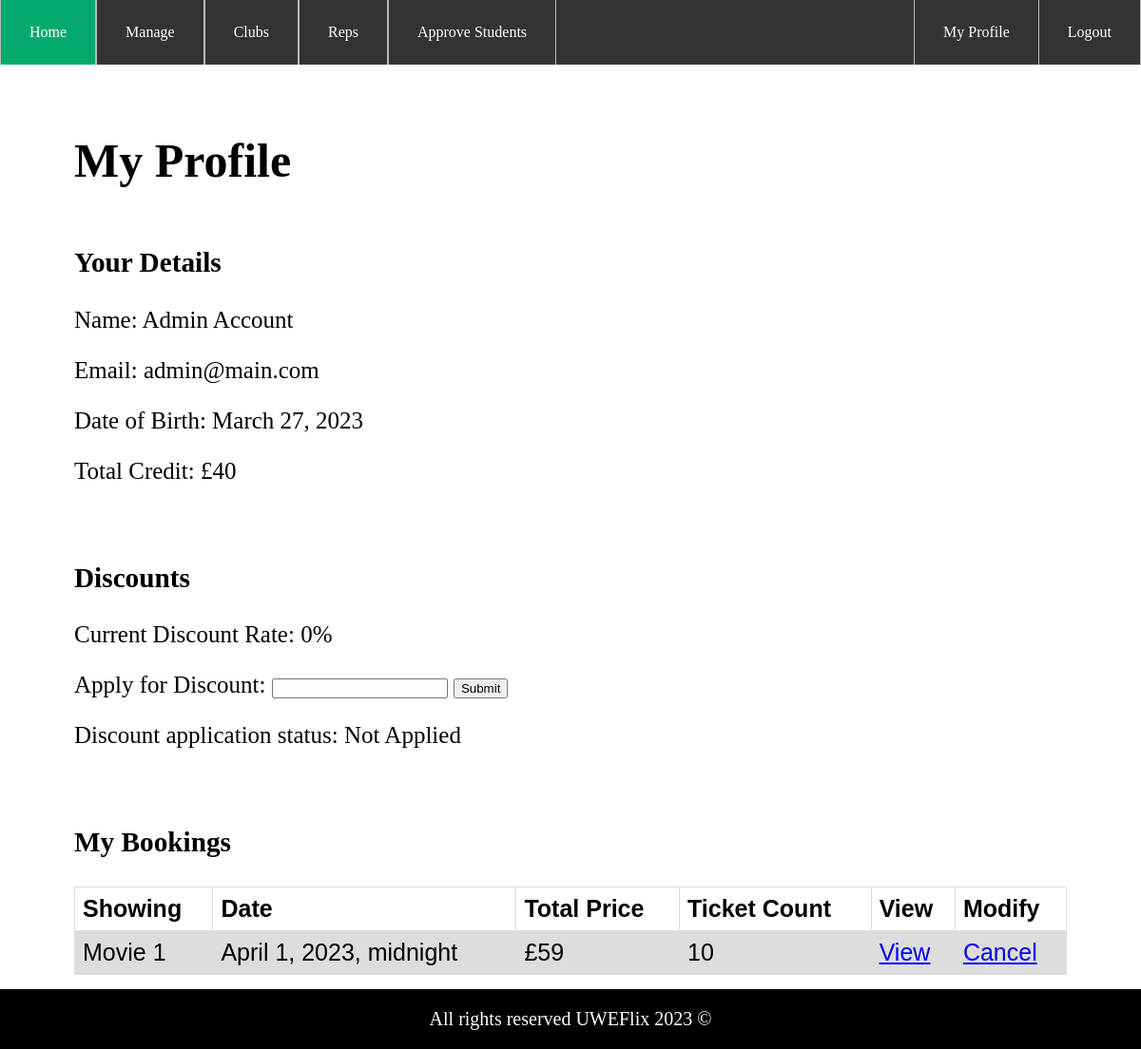
The app's page /my_profile/ (signed in), older data.
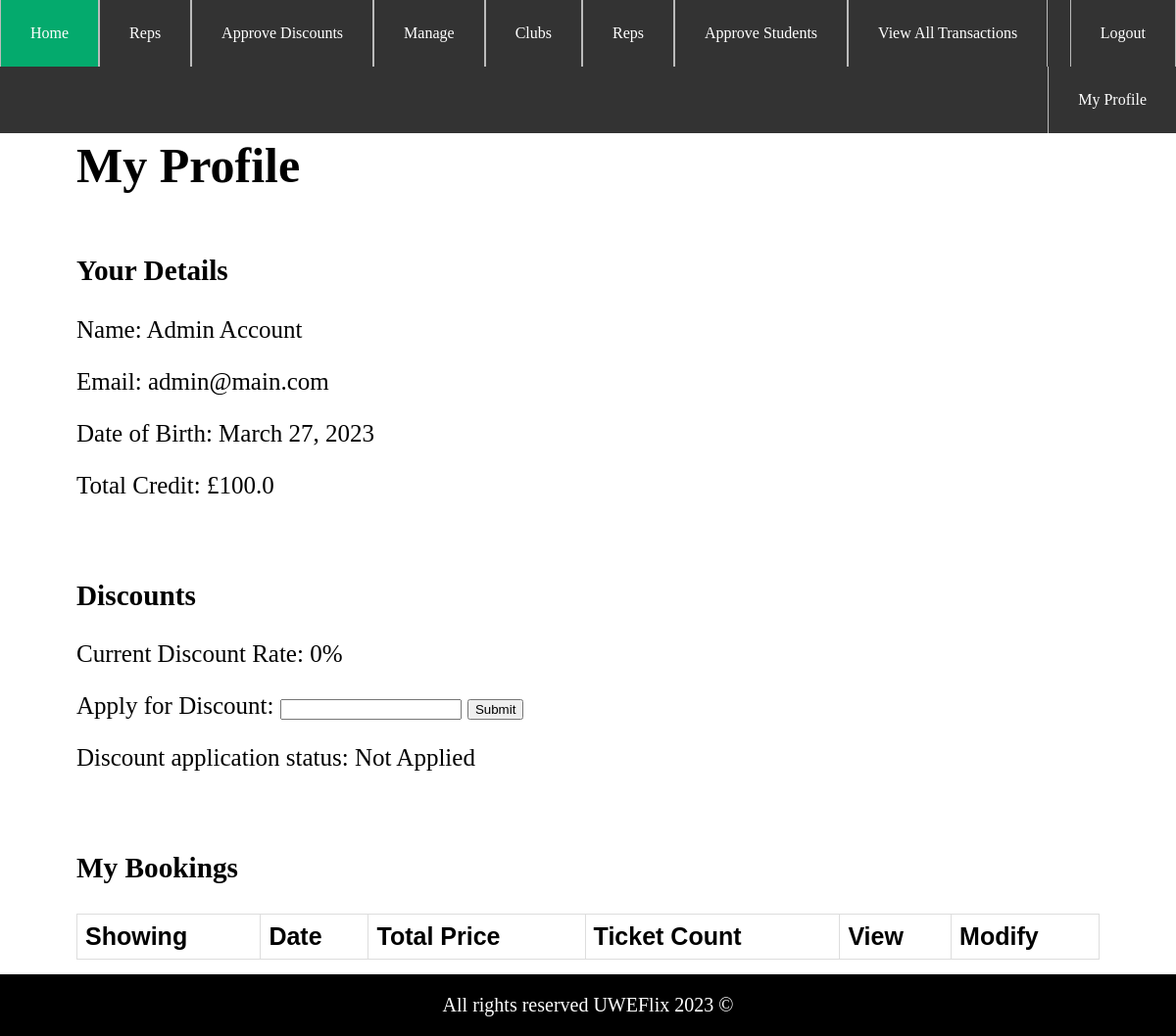
The same page, newer data.
### UWEFlix/models.py (models this page shows, shortened)
class UserProfile(models.Model):
    user_obj = models.OneToOneField(User, on_delete=models.CASCADE)
    club = models.ForeignKey(Club, null=True, on_delete=models.CASCADE, blank=True)
    date_of_birth = models.DateField(default=timezone.now, auto_now_add=False, auto_now=False, blank=False)
    credits = models.FloatField(default=0)
    discount = models.IntegerField(null=True, blank=True, default=0)
    applied_discount = models.IntegerField(null=True, blank=True, default=0)

class Booking(models.Model):
    user_email = models.EmailField(null=True)
    unique_key = models.UUIDField(null=True)
    club = models.ForeignKey(Club, null=True, blank=True, on_delete=models.SET_NULL)
    showing = models.ForeignKey(Showing, null=True, on_delete=models.SET_NULL)
    date = models.DateTimeField(default=timezone.now)
    total_price = models.FloatField(default=0)
    ticket_count = models.IntegerField(default=0)

class Showing(models.Model):
    film = models.ForeignKey(Film, null=True, on_delete=models.SET_NULL)
    screen = models.ForeignKey(Screen, null=True, on_delete=models.SET_NULL)
    time = models.DateTimeField(default=timezone.now)
    seats_taken = models.IntegerField(default=0)

class Film(models.Model):
    RATINGS = (('U', 'U'), ('PG', 'PG'), ('12A', '12A'), ('12', '12'), ('15', '15'), ('18', '18'))
    title = models.CharField(max_length=32)
    age_rating = models.CharField(max_length=5, choices=RATINGS)
    duration = models.IntegerField()
    description = models.CharField(max_length=255)
    image = models.ImageField(upload_to='films/', null=True)
    def __str__(self):
        return self.title

### UWEFlix/views.py (the view, shortened to what this page needs)
# urls.py: path('my_profile/', views.profile, name='My Profile'),
@login_required(login_url='/login')
def profile(request):
    user_profile = UserProfile.objects.get(user_obj=request.user)
    lookup = Booking.objects.filter(user_email=request.user.email)
    error_message = ''
    return render(request, 'UWEFlix/profile.html',
                  {'profile': user_profile, 'bookings': lookup, 'error': error_message})

### UWEFlix/templatetags/customtags.py (called while the page is built)
@register.filter
def has_group(user, group_name):
    return user.groups.filter(name=group_name).exists() or user.groups.filter(name='Administrator').exists()

### UWEFlix/templates/UWEFlix/profile.html (shortened to what this page needs)
{% extends 'UWEFlix/parent.html' %}
{% block page %}
<h1>My Profile</h1>
<div>
    <h3>Your Details</h3>
    <p>Name: {{user.first_name}} {{user.last_name}}</p>
    <p>Email: {{user.email}}</p>
    <p>Date of Birth: {{profile.date_of_birth}}</p>
    <p>Total Credit: £{{profile.credits}}</p>
</div>
<br>
<div>
    <h3>Discounts</h3>
    <p>Current Discount Rate: {{profile.discount}}%</p>
    <form method="POST" enctype="multipart/form-data">
        <label for="discount">Apply for Discount:</label>
        <input type="number" id="discount" name="discount" required/>
        <button class="button">Submit</button>
    </form>
    {% if profile.applied_discount > 0 %}
    <p>Discount application status: Waiting on approval ({{profile.applied_discount}}%)</p>
    {% else %}
    <p>Discount application status: Not Applied</p>
    {% endif %}
</div>
<br>
<div>
    <h3>My Bookings</h3>
    <table style="width:100%">
        <tr>
            <th>Showing</th>
            <th>Date</th>
            <th>Total Price</th>
            <th>Ticket Count</th>
            <th>View</th>
            <th>Modify</th>
        </tr>
        {% for booking in bookings %}
        <tr>
            <td>{{booking.showing.film}}</td>
            <td>{{booking.date}}</td>
            <td>£{{booking.total_price}}</td>
            <td>{{booking.ticket_count}}</td>
            <td><a href="/booking/confirmation/{{booking.id}}:{{booking.unique_key}}">View</a></td>
            <td><a href="/booking/cancel_booking/{{booking.id}}">Cancel</a></td>
        </tr>
        {% endfor %}
    </table>
</div>
{% endblock %}

Row changes from the older to the newer data that the page shows:
removed Booking: showing.film "Movie 1", date "April 1, 2023, midnight", total_price "59", ticket_count "10"
changed UserProfile: credits "40" → "100.0"
Text that changed along with them:
text now shown: "Reps Approve Discounts View All Transactions"
